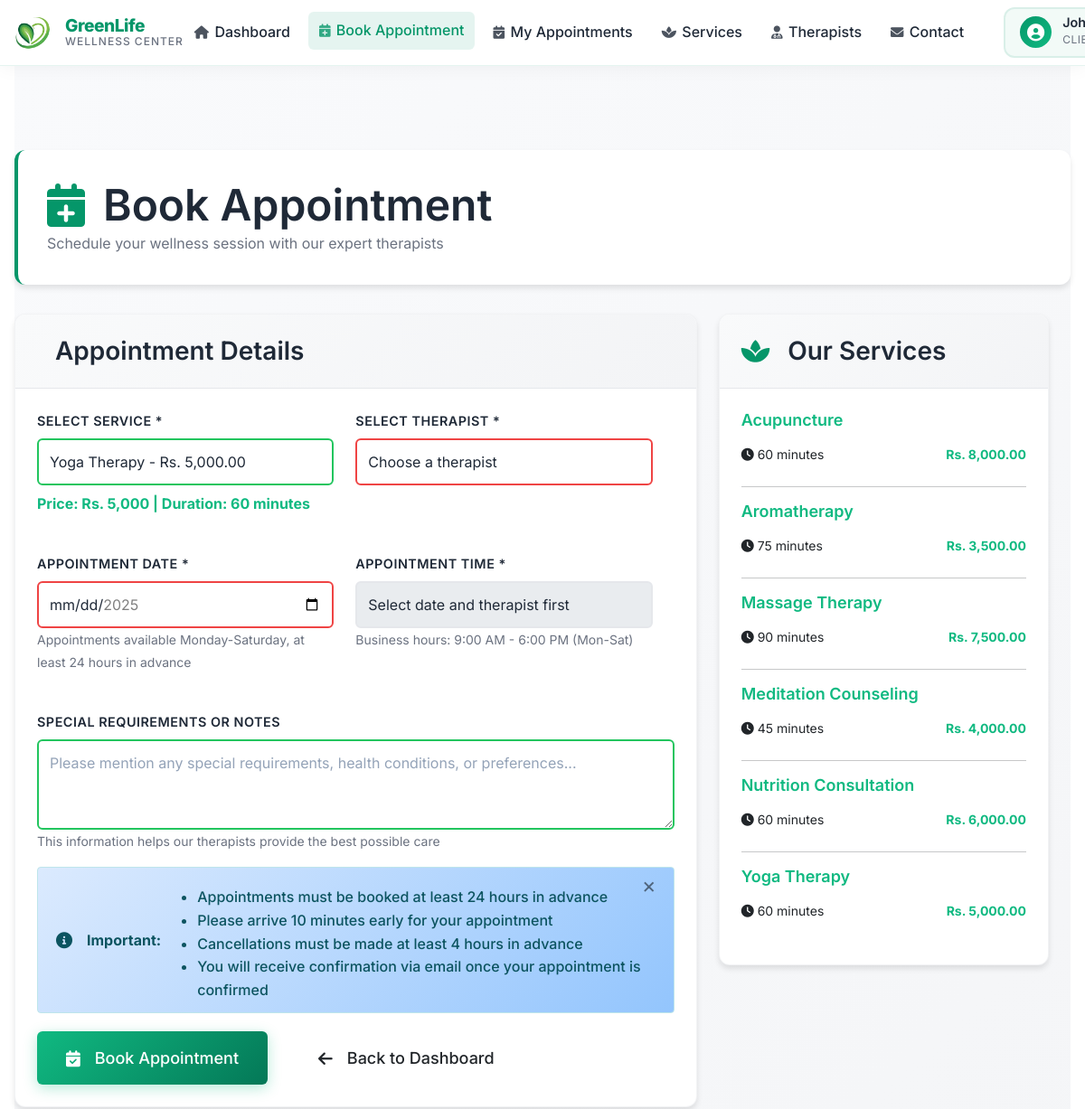
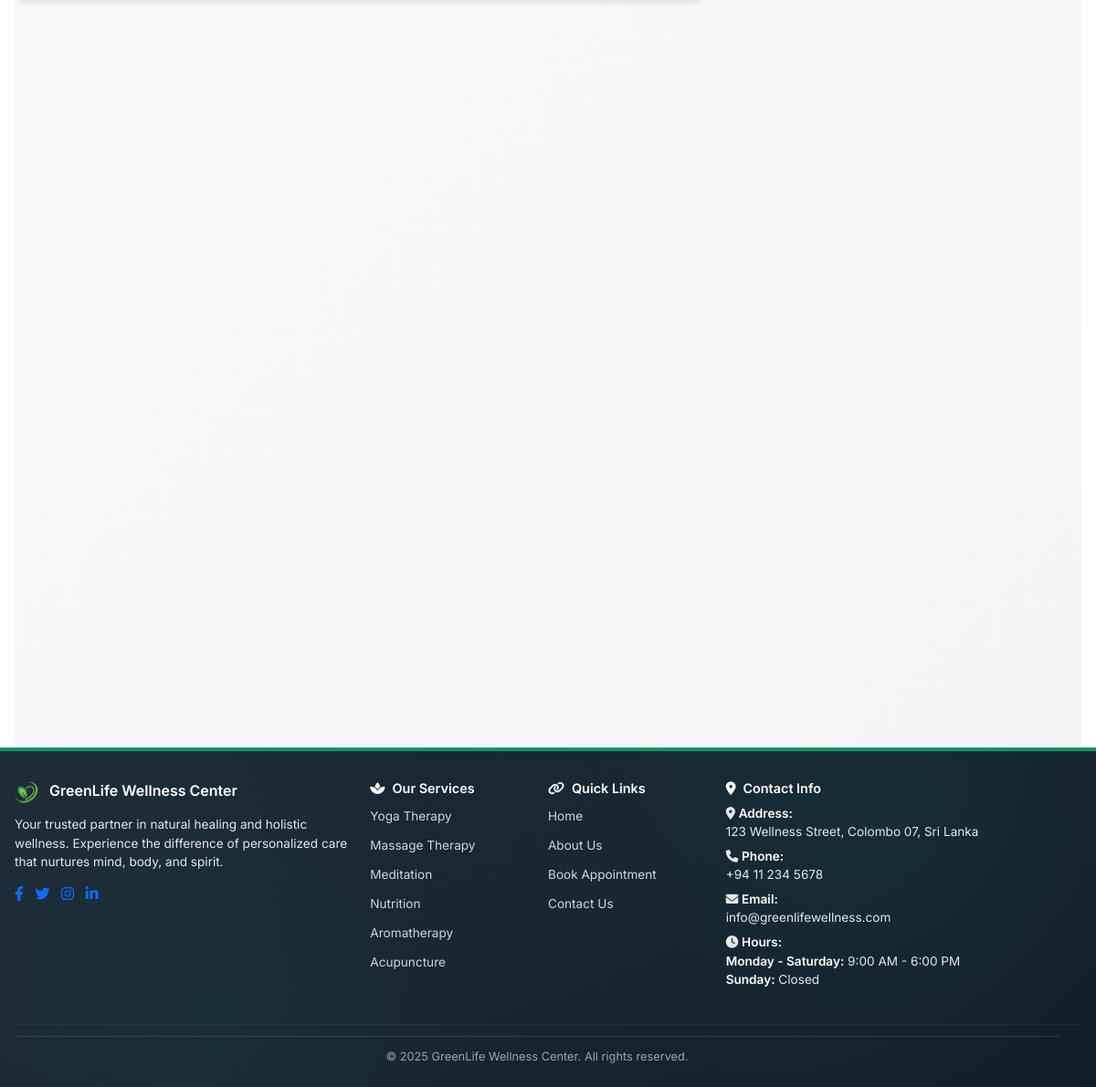
Page /appointment_booking.php?service=1 (signed in) on the committed database (2 pictures, top to bottom).
### tables this page shows
CREATE TABLE services (
    service_id INT PRIMARY KEY AUTO_INCREMENT,
    service_name VARCHAR(100) NOT NULL,
    description TEXT,
    duration INT DEFAULT 60,  
    price DECIMAL(10,2) NOT NULL,
    status ENUM('active', 'inactive') DEFAULT 'active',
    created_at TIMESTAMP DEFAULT CURRENT_TIMESTAMP,
    updated_at TIMESTAMP DEFAULT CURRENT_TIMESTAMP ON UPDATE CURRENT_TIMESTAMP
);

### includes/functions.php (called while the page is built, shortened)
<?php
function getAllServices() {
    try {
        $pdo = getDBConnection();
        $stmt = $pdo->query("SELECT * FROM services WHERE status = 'active' ORDER BY service_name");
        return $stmt->fetchAll();
    } catch (PDOException $e) {
        error_log("Error fetching services: " . $e->getMessage());
        return [];
    }
}
?>

### appointment_booking.php (the view, shortened to what this page needs)
<?php
require_once 'includes/functions.php';
$preselectedService = isset($_GET['service']) ? intval($_GET['service']) : null;
$services = getAllServices();
require_once 'includes/header.php';
?>
<div class="container">
    <div class="dashboard">
        <div class="dashboard-header">
            <h1><i class="fas fa-calendar-plus me-2"></i>Book Appointment</h1>
            <p>Schedule your wellness session with our expert therapists</p>
        </div>
        <div class="row">
            <div class="col-lg-8">
                <div class="card">
                    <div class="card-header">
                        <h4><i class="fas fa-form me-2"></i>Appointment Details</h4>
                    </div>
                    <div class="card-body">
                        <form id="appointmentForm" method="POST" action="" data-persist="true">
                            <div class="row">
                                <div class="col-md-6">
                                    <div class="mb-3">
                                        <label for="service" class="form-label">Select Service *</label>
                                        <select class="form-control form-select" id="service" name="service" required>
                                            <?php foreach ($services as $service): ?>
                                                <option value="<?php echo $service['service_id']; ?>"
                                                        data-price="<?php echo $service['price']; ?>"
                                                        data-duration="<?php echo $service['duration']; ?>"
                                                        <?php echo ($preselectedService && $preselectedService == $service['service_id']) ? 'selected' : ''; ?>>
                                                    <?php echo htmlspecialchars($service['service_name']); ?> - Rs. <?php echo number_format($service['price'], 2); ?>
                                                </option>
                                            <?php endforeach; ?>
                                        </select>
                                        <div id="servicePrice" class="mt-2 text-success fw-bold" style="display: none;"></div>
                                        <div class="validation-error-message" id="service-error"></div>
                                    </div>
                                </div>
                                <div class="col-md-6">
                                    <div class="mb-3">
                                        <label for="therapist" class="form-label">Select Therapist *</label>
                                        <select class="form-control form-select" id="therapist" name="therapist" required>
                                            <option value="">Choose a therapist</option>
                                        </select>
                                        <div class="validation-error-message" id="therapist-error"></div>
                                    </div>
                                </div>
                            </div>
                            <div class="row">
                                <div class="col-md-6">
                                    <div class="mb-3">
                                        <label for="appointmentDate" class="form-label">Appointment Date *</label>
                                        <input type="date" class="form-control" id="appointmentDate" name="appointmentDate" required>
                                        <small class="text-muted">Appointments available Monday-Saturday, at least 24 hours in advance</small>
                                        <div class="validation-error-message" id="date-error"></div>
                                    </div>
                                </div>
                                <div class="col-md-6">
                                    <div class="mb-3">
                                        <label for="appointmentTime" class="form-label">Appointment Time *</label>
                                        <select class="form-control form-select" id="appointmentTime" name="appointmentTime" required disabled>
                                            <option value="">Select date and therapist first</option>
                                        </select>
                                        <small class="text-muted">Business hours: 9:00 AM - 6:00 PM (Mon-Sat)</small>
                                        <div class="validation-error-message" id="time-error"></div>
                                    </div>
                                </div>
                            </div>
                            <div class="mb-3">
                                <label for="client_notes" class="form-label">Special Requirements or Notes</label>
                                <textarea class="form-control" id="client_notes" name="client_notes" rows="3"
                                         placeholder="Please mention any special requirements, health conditions, or preferences..."></textarea>
                                <small class="text-muted">This information helps our therapists provide the best possible care</small>
                            </div>
                            <div class="alert alert-info">
                                <i class="fas fa-info-circle me-2"></i>
                                <strong>Important:</strong>
                                <ul class="mb-0 mt-2">
                                    <li>Appointments must be booked at least 24 hours in advance</li>
                                    <li>Please arrive 10 minutes early for your appointment</li>
                                    <li>Cancellations must be made at least 4 hours in advance</li>
                                    <li>You will receive confirmation via email once your appointment is confirmed</li>
                                </ul>
                            </div>
                            <div class="d-flex gap-3">
                                <button type="submit" class="btn btn-success btn-lg" id="submitBtn">
                                    <i class="fas fa-calendar-check me-2"></i>Book Appointment
                                </button>
                                <a href="index.php" class="btn btn-outline btn-lg">
                                    <i class="fas fa-arrow-left me-2"></i>Back to Dashboard
                                </a>
                            </div>
                        </form>
                    </div>
                </div>
            </div>
            <div class="col-lg-4">
                <div class="card">
                    <div class="card-header">
                        <h4><i class="fas fa-spa me-2"></i>Our Services</h4>
                    </div>
                    <div class="card-body">
                        <?php foreach ($services as $service): ?>
                            <div class="service-info mb-4">
                                <h6 class="text-success"><?php echo htmlspecialchars($service['service_name']); ?></h6>
                                <div class="d-flex justify-content-between">
                                    <span class="small"><i class="fas fa-clock me-1"></i><?php echo $service['duration']; ?> minutes</span>
                                    <span class="small fw-bold text-success">Rs. <?php echo number_format($service['price'], 2); ?></span>
                                </div>
                            </div>
                            <?php if (next($services)): ?>
                                <hr>
                            <?php endif; ?>
                        <?php endforeach; ?>
                    </div>
                </div>
            </div>
        </div>
    </div>
</div>
<?php require_once 'includes/footer.php'; ?>

### rows in the picture
services: service_name "Acupuncture", duration "60", price "8,000.00"
services: service_name "Aromatherapy", duration "75", price "3,500.00"
services: service_name "Massage Therapy", duration "90", price "7,500.00"
services: service_name "Meditation Counseling", duration "45", price "4,000.00"
services: service_name "Nutrition Consultation", duration "60", price "6,000.00"
services: service_name "Yoga Therapy", duration "60", price "5,000.00"

### other values in the picture
form field service "Yoga Therapy - Rs. 5,000.00"
